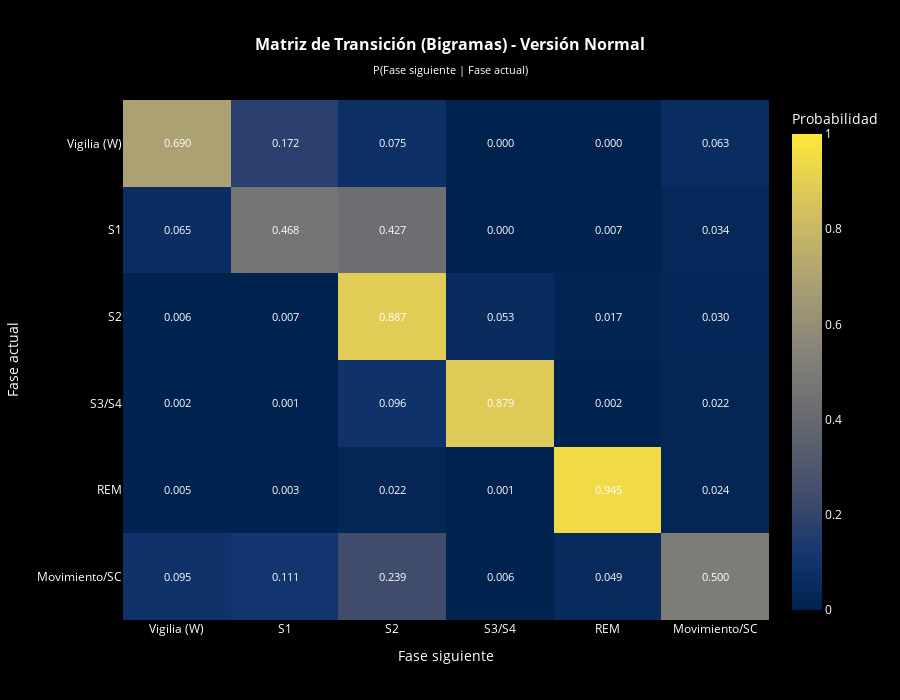

Here is the notebook cell this chart was saved with:
### Markdown cell above
## Versión 1: Matriz de Transición Normal

Esta matriz muestra las probabilidades condicionales completas, incluyendo la probabilidad de quedarse en la misma fase (diagonal).

### Code cell
graficar_heatmap(
    matriz_prob, 
    "Matriz de Transición (Bigramas) - Versión Normal",
    mostrar_diagonal=True
)

### Figure 1 — Plotly figure (JSON) as saved in the notebook; plotly's stock layout.template omitted (floating-point values rounded to 4 significant figures)
{"data": [{"colorbar": {"tickfont": {"color": "white"}, "title": {"font": {"color": "white"}, "text": "Probabilidad"}}, "colorscale": [[0, "#00224e"], [0.1111, "#123570"], [0.2222, "#3b496c"], [0.3333, "#575d6d"], [0.4444, "#707173"], [0.5556, "#8a8678"], [0.6667, "#a59c74"], [0.7778, "#c3b369"], [0.8889, "#e1cc55"], [1, "#fee838"]], "hovertemplate": "<b>Desde:</b> %{y}<br><b>Hacia:</b> %{x}<br><b>Probabilidad:</b> %{z:.4f}<extra></extra>", "text": [["0.690", "0.172", "0.075", "0.000", "0.000", "0.063"], ["0.065", "0.468", "0.427", "0.000", "0.007", "0.034"], ["0.006", "0.007", "0.887", "0.053", "0.017", "0.030"], ["0.002", "0.001", "0.096", "0.879", "0.002", "0.022"], ["0.005", "0.003", "0.022", "0.001", "0.945", "0.024"], ["0.095", "0.111", "0.239", "0.006", "0.049", "0.500"]], "textfont": {"color": "white", "size": 11}, "texttemplate": "%{text}", "type": "heatmap", "x": ["Vigilia (W)", "S1", "S2", "S3/S4", "REM", "Movimiento/SC"], "y": ["Vigilia (W)", "S1", "S2", "S3/S4", "REM", "Movimiento/SC"], "z": [[0.6897, 0.1724, 0.07471, 0.0, 0.0, 0.06322], [0.06485, 0.4676, 0.4266, 0.0, 0.006826, 0.03413], [0.005815, 0.007381, 0.887, 0.05278, 0.01655, 0.03042], [0.001509, 0.000503, 0.09557, 0.8793, 0.001509, 0.02163], [0.005305, 0.003183, 0.02228, 0.0005305, 0.9448, 0.02387], [0.09486, 0.1107, 0.2391, 0.005929, 0.04941, 0.5]], "zmax": 1, "zmin": 0}], "layout": {"height": 700, "paper_bgcolor": "black", "plot_bgcolor": "black", "title": {"font": {"color": "white", "size": 16}, "text": "<b>Matriz de Transición (Bigramas) - Versión Normal</b><br><sub>P(Fase siguiente | Fase actual)</sub>", "x": 0.5}, "width": 900, "xaxis": {"tickfont": {"color": "white"}, "title": {"font": {"color": "white"}, "text": "Fase siguiente"}}, "yaxis": {"autorange": "reversed", "tickfont": {"color": "white"}, "title": {"font": {"color": "white"}, "text": "Fase actual"}}}}
